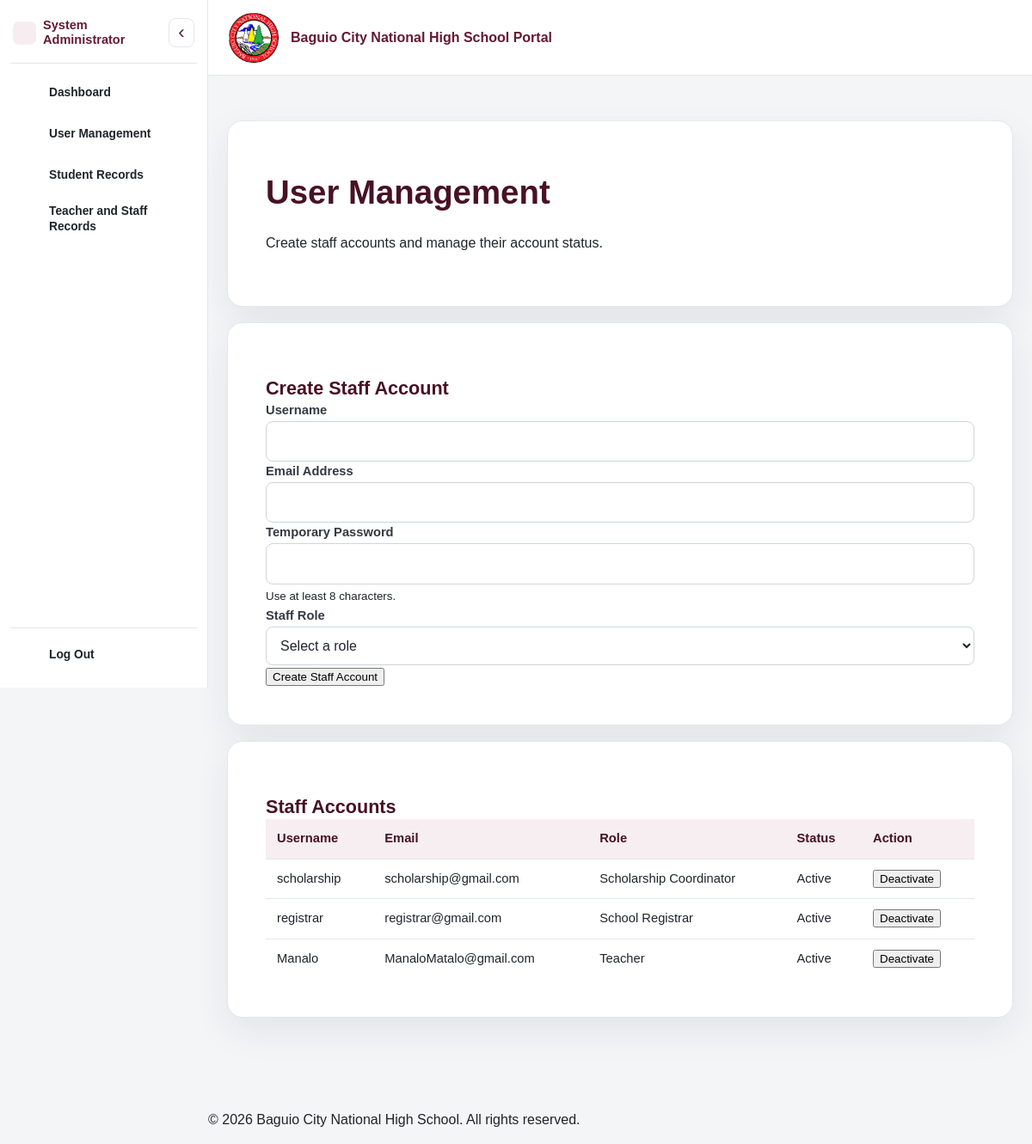
Page /staff/users.php (signed in) on the committed database.
### tables this page shows
CREATE TABLE `users` (
  `user_id` int(10) UNSIGNED NOT NULL,
  `role_id` int(10) UNSIGNED NOT NULL,
  `username` varchar(60) NOT NULL,
  `email` varchar(150) NOT NULL,
  `password_hash` varchar(255) NOT NULL,
  `account_status` enum('Active','Inactive','Locked') NOT NULL DEFAULT 'Active',
  `created_at` timestamp NOT NULL DEFAULT current_timestamp(),
  `updated_at` timestamp NULL DEFAULT NULL ON UPDATE current_timestamp()
);

CREATE TABLE `roles` (
  `role_id` int(10) UNSIGNED NOT NULL,
  `role_name` varchar(60) NOT NULL
);

### includes/functions.php (called while the page is built, shortened)
<?php
function e(?string $value): string
{
    return htmlspecialchars($value ?? '', ENT_QUOTES, 'UTF-8');
}
function current_user(): ?array
{
    return $_SESSION['user'] ?? null;
}

### staff/users.php (the view, shortened to what this page needs)
<?php
require_once __DIR__ . '/../includes/bootstrap.php';
$staffQuery = $pdo->prepare(
    "SELECT
        u.user_id,
        u.username,
        u.email,
        u.account_status,
        u.created_at,
        r.role_name
     FROM users u
     INNER JOIN roles r ON r.role_id = u.role_id
     WHERE r.role_name IN (
        'School Registrar',
        'Teacher',
        'Enrollment Committee',
        'Scholarship Coordinator'
     )
     ORDER BY r.role_name ASC, u.username ASC"
);
$staffQuery->execute();
$staffAccounts = $staffQuery->fetchAll();
require_once __DIR__ . '/../includes/header.php';
?>
<section class="form-card">
    <h1>User Management</h1>
    <p>Create staff accounts and manage their account status.</p>
</section>
<section class="form-card">
    <h2>Create Staff Account</h2>
    <form method="POST" action="">
        <div class="form-grid">
            <div class="form-group">
                <label for="username">Username</label>
                <input
                    type="text"
                    id="username"
                    name="username"
                    minlength="3"
                    maxlength="50"
                    value="<?= e($_POST['username'] ?? '') ?>"
                    required
                >
            </div>
            <div class="form-group">
                <label for="email">Email Address</label>
                <input
                    type="email"
                    id="email"
                    name="email"
                    value="<?= e($_POST['email'] ?? '') ?>"
                    required
                >
            </div>
            <div class="form-group">
                <label for="password">Temporary Password</label>
                <input
                    type="password"
                    id="password"
                    name="password"
                    minlength="8"
                    required
                >
                <small>Use at least 8 characters.</small>
            </div>
            <div class="form-group">
                <label for="role_name">Staff Role</label>
                <select id="role_name" name="role_name" required>
                    <option value="">Select a role</option>
                </select>
            </div>
        </div>
        <div class="form-actions">
            <button type="submit" class="btn btn-primary">
                Create Staff Account
            </button>
        </div>
    </form>
</section>
<section class="form-card">
    <h2>Staff Accounts</h2>
    <?php if (!$staffAccounts): ?>
        <p>No staff accounts have been created yet.</p>
    <?php else: ?>
        <div class="table-responsive">
            <table>
                <thead>
                    <tr>
                        <th>Username</th>
                        <th>Email</th>
                        <th>Role</th>
                        <th>Status</th>
                        <th>Action</th>
                    </tr>
                </thead>
                <tbody>
                    <?php foreach ($staffAccounts as $staff): ?>
                        <tr>
                            <td><?= e($staff['username']) ?></td>
                            <td><?= e($staff['email']) ?></td>
                            <td><?= e($staff['role_name']) ?></td>
                            <td><?= e($staff['account_status']) ?></td>
                            <td>
                                <form method="POST" action="">
                                    <button
                                        type="submit"
                                        class="btn btn-secondary"
                                        <?= (int) $staff['user_id'] === (int) current_user()['user_id'] ? 'disabled' : '' ?>
                                    >
                                        <?= $staff['account_status'] === 'Active'
                                            ? 'Deactivate'
                                            : 'Activate' ?>
                                    </button>
                                </form>
                            </td>
                        </tr>
                    <?php endforeach; ?>
                </tbody>
            </table>
        </div>
    <?php endif; ?>
</section>
<?php require_once __DIR__ . '/../includes/footer.php'; ?>

### assets/css/responsive.css (style rules this page uses)
html, body { min-width: 0; max-width: 100%; }
.page-container, .form-card, .dashboard-card, .welcome-banner, .hero, .table-container { min-width: 0; }
.page-container > * { min-width: 0; max-width: 100%; }
.page-container :where(h1, h2, h3, p, li, td, th, label, dd, .muted), .brand span { overflow-wrap: anywhere; }
:is(.table-container, .table-responsive, .table-scroll, .records-table-wrapper, .announcement-table-wrapper, .masterlist-table-wrap, .renewal-table-wrap, .stipend-table-wrap) { min-width: 0; max-width: 100%; overflow-x: auto; overscroll-behavior-inline: contain; }
input, select, textarea { max-width: 100%; }
.form-grid, .form-row, .form-actions, .hero-actions { min-width: 0; }
button, .button, input[type="submit"], input[type="button"] { touch-action: manipulation; }

### rows in the picture
users: username "scholarship", email "scholarship@gmail.com", role.role_name "Scholarship Coordinator", account_status "Active", shows "Deactivate"
users: username "registrar", email "registrar@gmail.com", role.role_name "School Registrar", account_status "Active", shows "Deactivate"
users: username "Manalo", email "ManaloMatalo@gmail.com", role.role_name "Teacher", account_status "Active", shows "Deactivate"

### other values in the picture
$sidebarHeading "System Administrator"
$link['label'] "Dashboard"
$link['label'] "User Management"
$link['label'] "Student Records"
$link['label'] "Teacher and Staff Records"
